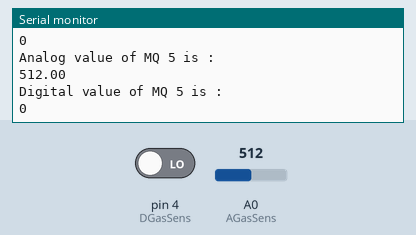
Simulated run of this sketch. Board: Arduino Uno, built with avr-gcc and run on an emulated ATmega328P. On the bench: the last lines printed to the serial monitor. Inputs (shaded band) come from the test bench; at power-on: A0 (AGasSens) = 512, pin 4 (DGasSens) LOW.

Above: at 3.3 s.
3.4 s: A0 (AGasSens) set to 716
At 6.0 s:
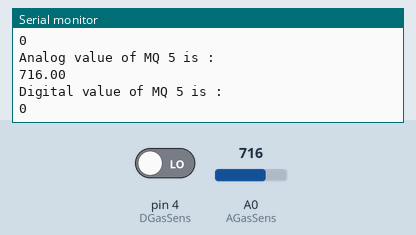
6.7 s: pin 4 (DGasSens) driven HIGH
At 8.0 s:
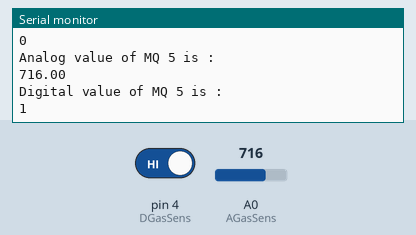
10.0 s: A0 (AGasSens) set to 900
At 11.2 s:
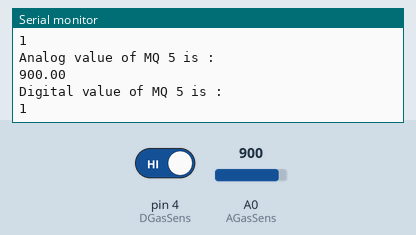
Timing chart, 0 to 13.0 s (numbered marks = the images above; inputs shaded):
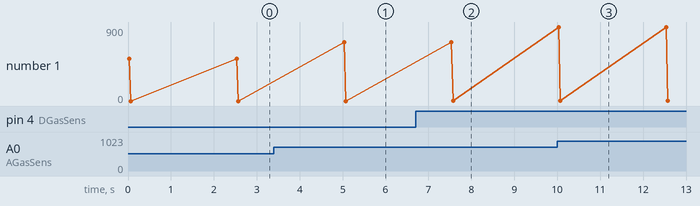

Measured:
- after the input at 3.4 s, the serial monitor: prints a new line after 1.6 s (image 1)
- after the input at 6.7 s, the serial monitor: prints a new line after 0.87 s (image 2)
- after the input at 10.0 s, the serial monitor: prints a new line at once (image 3)
- plotted number 1: 0 → 1 after the input at 6.7 s

The sketch:

Gas_MQ5.ino
```cpp
// absence of gas---1     presence of gas -- 0


#define AGasSens A0
#define DGasSens 4

int digi;
float val;

void setup() {
  pinMode(AGasSens,INPUT);
  pinMode(DGasSens,INPUT);
  Serial.begin(9600);

}

void loop() {
  val = analogRead(AGasSens);
  Serial.println("Analog value of MQ 5 is : ");
  Serial.println(val);
  digi=digitalRead(DGasSens);
  Serial.println("Digital value of MQ 5 is :");
  Serial.println(digi);
  delay(2500);
  // put your main code here, to run repeatedly:

}
```
